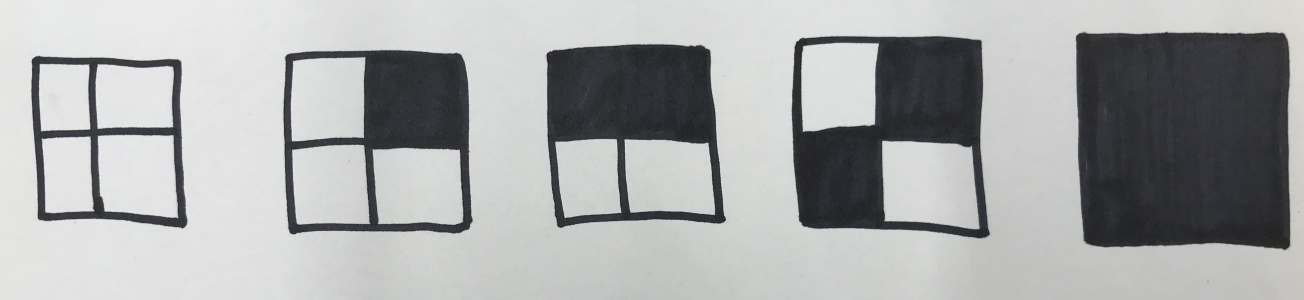
#> input picture images/2d.jpg, 3911 x 900 px (shown at 1/3 size)
$ jupyter execute faceID.ipynb   (older library calls are emulated)
#> lines starting #> are read from the running program, lines starting #| are printed output that depends on the picture; after the words box and inside, x2 and y2 are one past the last pixel; in counts of white or black regions, pixels touching at a corner belong together
#> further down, image is the input picture: shape (900, 3911, 3); mean B, G, R 169.9, 169.7, 168.5
[cell 1]
import cv2, imutils
import matplotlib.pyplot as plt
import numpy as np

[cell 2]
def implot(image):
    plt.imshow(image,cmap = 'gray')
    plt.show(image.any)

def preprocess(image):
    im_resize = imutils.resize(image, width=300)
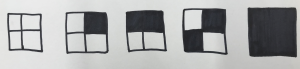
#> im_resize: shape (69, 300, 3); mean B, G, R 169.9, 169.7, 168.5
    im_gray = cv2.cvtColor(im_resize, cv2.COLOR_BGR2GRAY)

    return im_gray

def threshold(image):
    im_blur = cv2.GaussianBlur(image, (1, 1), 0)
    im_final = cv2.threshold(im_blur, 127, 255, cv2.THRESH_BINARY)[1]
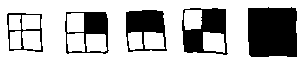
#> im_final: shape (69, 300); 72.9% white; 5 black regions

    return im_final

# Contour Detection

[cell 3]
imagePath = 'images/2d.jpg'
image = cv2.imread(imagePath)
im_process = preprocess(image)
im_thresh = threshold(im_process)
implot(image)
implot(im_process)
implot(im_thresh)

[cell 4]
# Contour Area Detection
imCopy = im_process.copy()
_, contours, _ = cv2.findContours(im_thresh, cv2.RETR_TREE, cv2.CHAIN_APPROX_NONE)
#> contours = 17 contours; largest, box (x1, y1, x2, y2) and area: (0, 0, 300, 69) 20332, (247, 6, 298, 58) 2447, (181, 7, 229, 56) 2016, (64, 11, 110, 55) 1812, (125, 9, 168, 53) 1630
for contour in contours:
    area = cv2.contourArea(contour)
    if 1000 <area < 3000:
        print(area)
        cv2.drawContours(imCopy, contour, -1, (255, 0, 0), 3)
#> this loop made 17 passes
#> area on passes 1 to 12: 20332, 1337, 289.5, 166.5, 224, 150, 1812, 309, 270, 285.5, 1630, 291
#| 1337.0
#| 1812.0
#| 1630.0
#| 2016.0
#| 2447.0
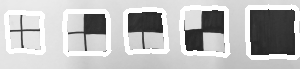
#> imCopy: shape (69, 300); min 36, max 255, mean 189.3
implot(imCopy)

# Blob Detection

[cell 5]
# Blob Detection

# Set up the detector with default parameters.
detector = cv2.SimpleBlobDetector_create()

# Setup SimpleBlobDetector parameters.
params = cv2.SimpleBlobDetector_Params()

# Change thresholds
params.minThreshold = 10;
params.maxThreshold = 200;

# Filter by Area.
params.filterByArea = True
params.minArea = 100

# Filter by Circularity
params.filterByCircularity = False
params.minCircularity = 0.1

# Filter by Convexity
params.filterByConvexity = False
params.minConvexity = 0.87

# Filter by Inertia
params.filterByInertia = False
params.minInertiaRatio = 0.01

# Create a detector with the parameters
ver = (cv2.__version__).split('.')
#> ver = ['4', '13', '0']
if int(ver[0]) < 3 :
    detector = cv2.SimpleBlobDetector(params)
else :
    detector = cv2.SimpleBlobDetector_create(params)

keypoints = detector.detect(im_thresh)
#> keypoints = 4 keypoints; (x, y, size): (272, 32, 55), (204, 30, 50.2), (86, 32, 47.4), (145, 31, 45)
print(keypoints)
#> (printed output is left out)

# cv2.DRAW_MATCHES_FLAGS_DRAW_RICH_KEYPOINTS ensures the size of the circle corresponds to the size of blob
im_with_keypoints = cv2.drawKeypoints(im_thresh, keypoints, np.array([]), (0,0,255), cv2.DRAW_MATCHES_FLAGS_DRAW_RICH_KEYPOINTS)
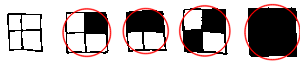
#> im_with_keypoints: shape (69, 300, 3); mean of channels 0, 1, 2 179, 179, 188.4; drawn as B, G, R

implot(im_with_keypoints)

$ run again, with images/box.jpg copied over images/2d.jpg
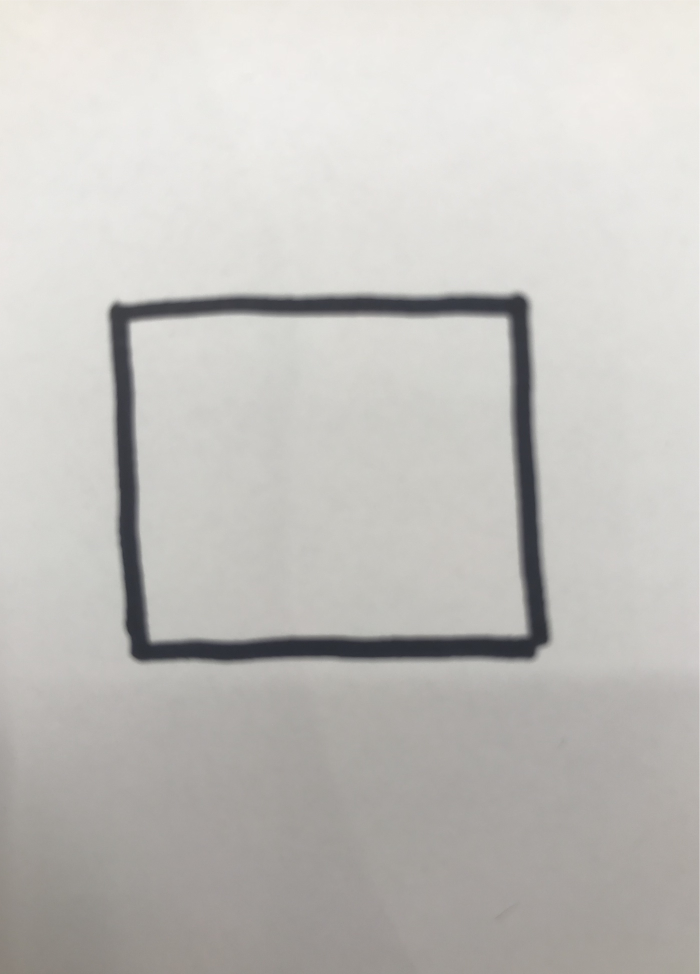
#> input picture images/box.jpg, 2799 x 3895 px (shown at 1/4 size)
#> image is the input picture: shape (3895, 2799, 3); mean B, G, R 189.9, 193.5, 195.3
#> in preprocess, `im_resize = imutils.resize(image, width=300)`:
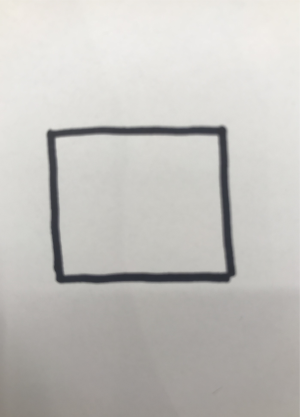
#> im_resize: shape (417, 300, 3); mean B, G, R 189.9, 193.5, 195.3
#> in threshold, `im_final = cv2.threshold(im_blur, 127, 255, cv2.THRESH_BINARY)[1]`:
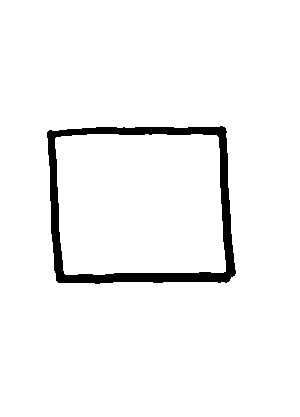
#> im_final: shape (417, 300); 95.9% white; 1 black region
#> contours = 3 contours; box (x1, y1, x2, y2) and area: (0, 0, 300, 417) 124384, (46, 125, 237, 285) 28030, (55, 134, 226, 275) 22328
#> the loop `for contour in contours:` made 3 passes
#> area on passes 1 to 3: 124384, 28029.5, 22327.5
#> ver = ['4', '13', '0']
#> keypoints = ()
#> im_with_keypoints: shape (417, 300, 3); 95.9% white; 1 black region, box (x1, y1, x2, y2) and area: (47, 126, 236, 284) 5077

$ run again, with images/chair.jpg copied over images/2d.jpg
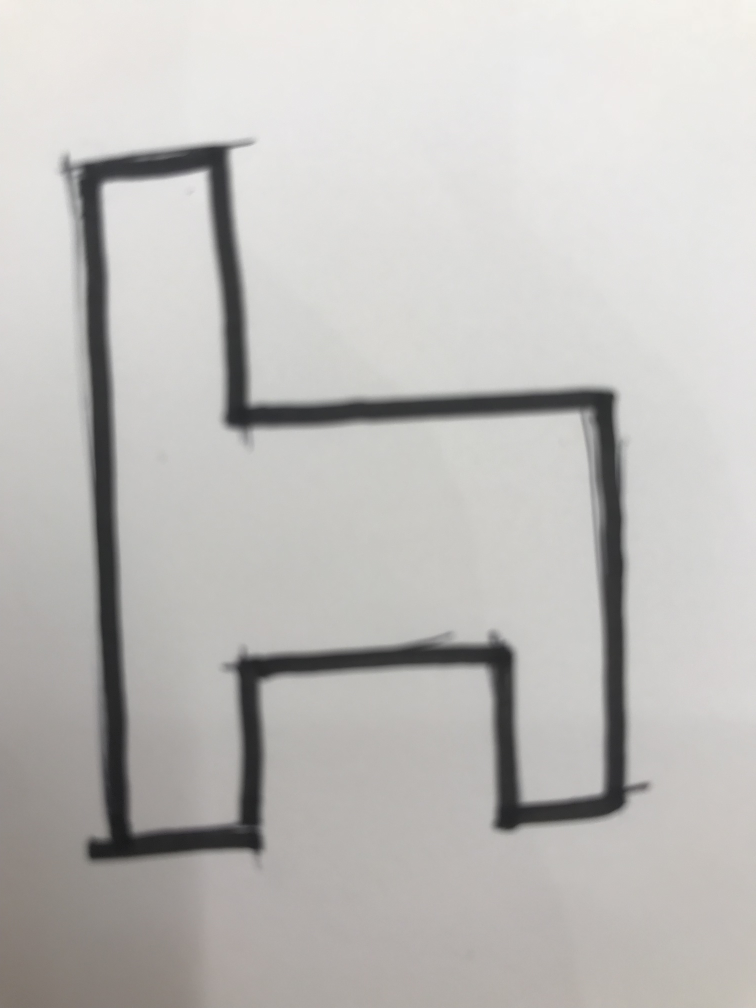
#> input picture images/chair.jpg, 3024 x 4032 px (shown at 1/4 size)
#> image is the input picture: shape (4032, 3024, 3); mean B, G, R 187.2, 189.6, 191.3
#> in preprocess, `im_resize = imutils.resize(image, width=300)`:
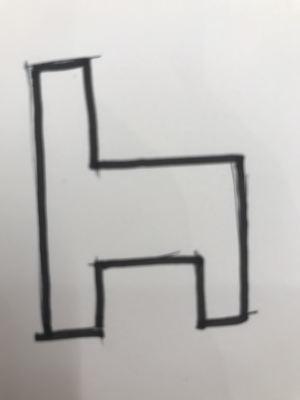
#> im_resize: shape (400, 300, 3); mean B, G, R 187.1, 189.6, 191.3
#> in threshold, `im_final = cv2.threshold(im_blur, 127, 255, cv2.THRESH_BINARY)[1]`:
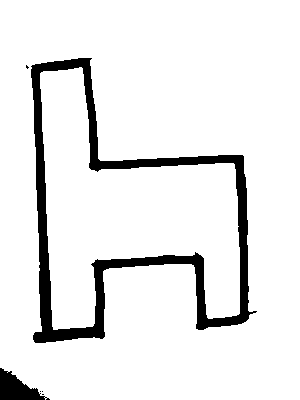
#> im_final: shape (400, 300); 91.4% white; 6 black regions (4 under 20 px)
#> contours = 9 contours, 6 with area under 20; largest, box (x1, y1, x2, y2) and area: (0, 0, 300, 400) 118484, (30, 57, 258, 344) 37042, (40, 67, 240, 330) 26496
#> the loop `for contour in contours:` made 9 passes
#> area on passes 1, 8, 9: 118484, 37041.5, 26495.5
#> ver = ['4', '13', '0']
#> keypoints = ()
#> im_with_keypoints: shape (400, 300, 3); 91.4% white; 6 black regions (4 under 20 px), largest, box (x1, y1, x2, y2) and area: (31, 58, 257, 343) 9492, (0, 368, 50, 400) 828

$ run again, with images/face0.jpg copied over images/2d.jpg
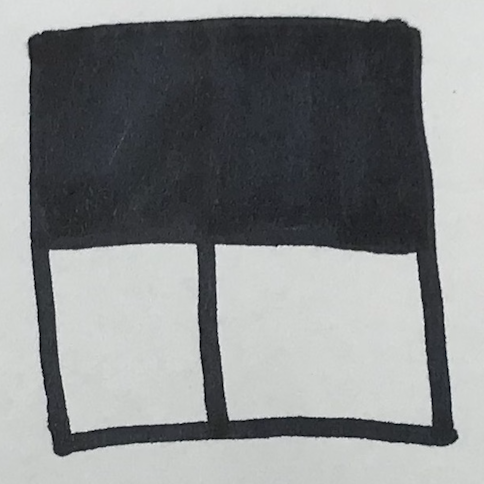
#> input picture images/face0.jpg, 484 x 484 px
#> image is the input picture: shape (484, 484, 3); mean B, G, R 136.7, 135.8, 133.2
#> in threshold, `im_final = cv2.threshold(im_blur, 127, 255, cv2.THRESH_BINARY)[1]`:
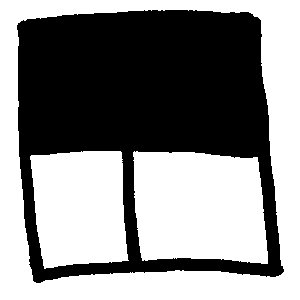
#> im_final: shape (300, 300); 53.9% white; 1 black region
#> contours = 4 contours; box (x1, y1, x2, y2) and area: (0, 0, 300, 300) 89401, (16, 9, 285, 284) 65399, (133, 151, 268, 264) 13260, (30, 151, 129, 269) 9716
#> the loop `for contour in contours:` made 4 passes
#> area on passes 1 to 4: 89401, 65399, 13259.5, 9715.5
#> ver = ['4', '13', '0']
#> keypoints = ()
#> im_with_keypoints: shape (300, 300, 3); 53.9% white; 1 black region, box (x1, y1, x2, y2) and area: (17, 10, 284, 283) 41491
